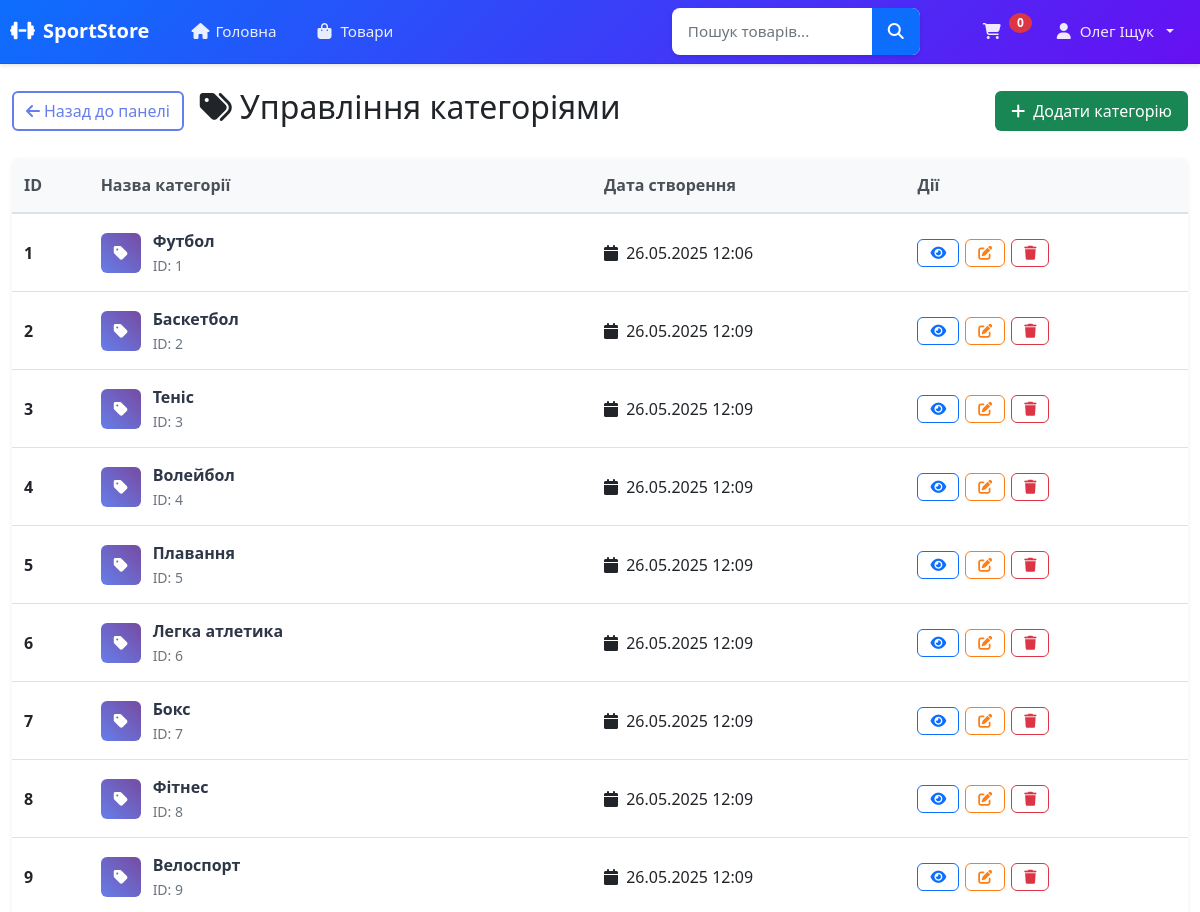
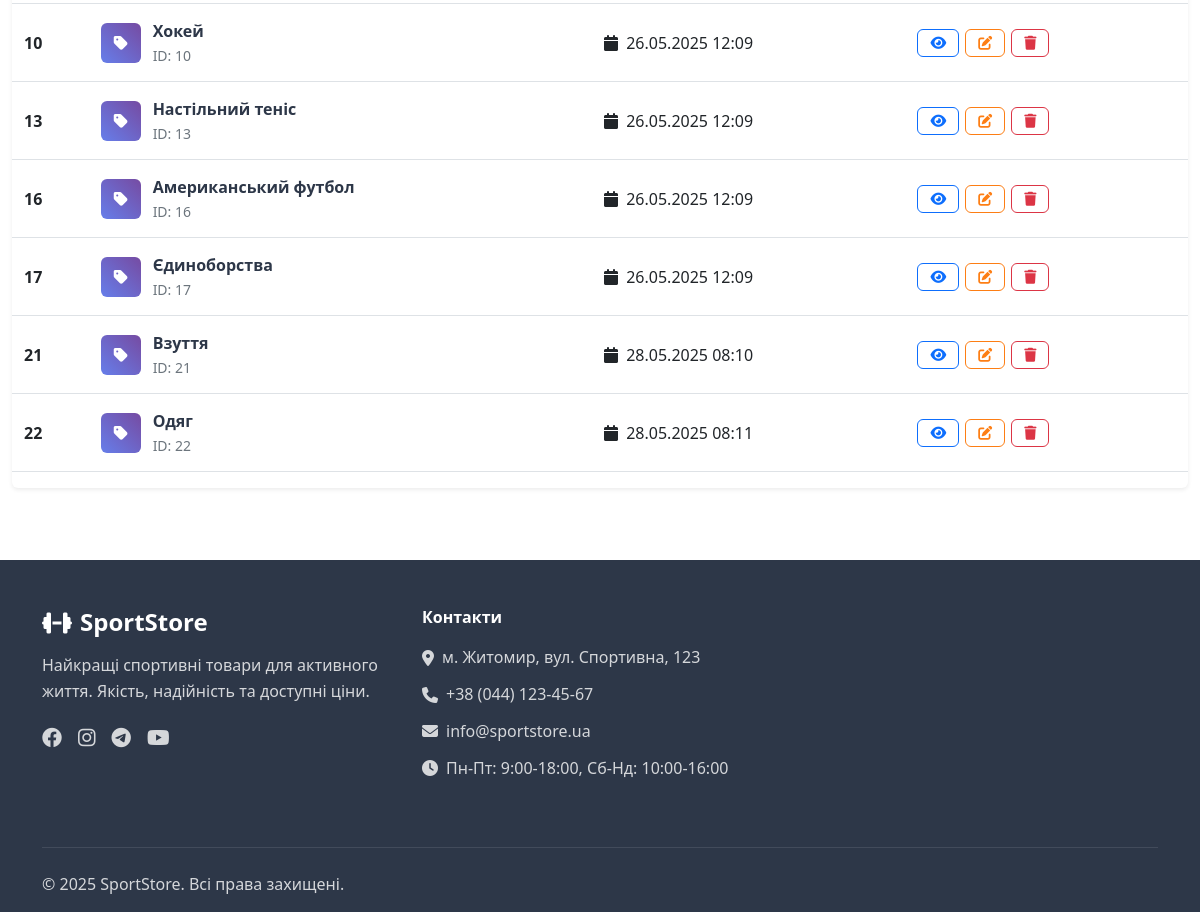
The app's page /admin/categories (signed in) with its own data (2 pictures, top to bottom).
### tables this page shows
CREATE TABLE IF NOT EXISTS `categories` (
  `id` int NOT NULL AUTO_INCREMENT,
  `name` varchar(191) NOT NULL,
  `created_at` timestamp NULL DEFAULT CURRENT_TIMESTAMP,
  PRIMARY KEY (`id`),
  UNIQUE KEY `name` (`name`)
);

### core/Controller.php (called while the page is built, shortened)
<?php
class Controller {
    protected function view($template, $data = []) {
        extract($data);
        require_once "views/{$template}.php";
        require_once 'views/layouts/main.php';
    }
}
?>

### controllers/AdminCategoryController.php (called while the page is built, shortened)
<?php
class AdminCategoryController extends Controller {
    public function index() {
        $categoryModel = new Category();
        $categories = $categoryModel->getCategoriesWithProductCount();
        $data = [
            'title' => 'Управління категоріями',
            'categories' => $categories,
            'csrf_token' => $this->generateCsrfToken()
        ];
        $this->view('admin/categories/index', $data);
    }
}
?>

### config/helpers.php (called while the page is built, shortened)
<?php
if (!function_exists('url')) {
    function url($path = '')
    {
        $protocol = isset($_SERVER['HTTPS']) && $_SERVER['HTTPS'] === 'on' ? 'https' : 'http';
        $host = $_SERVER['HTTP_HOST'];
        $scriptName = $_SERVER['SCRIPT_NAME'];
        $basePath = dirname($scriptName);
        $baseUrl = $protocol . '://' . $host . ($basePath === '/' ? '' : $basePath);
        return $baseUrl . '/' . ltrim($path, '/');
    }
}

### config/database.php (called while the page is built)
<?php
class Database {
    private static $instance = null;
    private $connection;
    private function __construct() {
        $config = [
            'host' => 'localhost',
            'dbname' => 'sports_store_cms',
            'username' => 'root',
            'password' => '',
            'charset' => 'utf8mb4'
        ];
        try {
            $this->connection = new PDO(
                "mysql:host={$config['host']};dbname={$config['dbname']};charset={$config['charset']}",
                $config['username'],
                $config['password'],
                [PDO::ATTR_ERRMODE => PDO::ERRMODE_EXCEPTION]
            );
        } catch (PDOException $e) {
            die("Database connection failed: " . $e->getMessage());
        }
    }
    public static function getInstance() {
        if (self::$instance === null) {
            self::$instance = new self();
        }
        return self::$instance;
    }
    public function getConnection() {
        return $this->connection;
    }
}
?>

### models/Category.php (called while the page is built, shortened)
<?php
class Category extends Model {
    public function getCategoriesWithProductCount() {
        $sql = "SELECT c.*, COUNT(p.id) as product_count
                FROM categories c
                LEFT JOIN products p ON c.id = p.category_id
                GROUP BY c.id
                ORDER BY c.id ASC";
        return $this->query($sql);
    }
}
?>

### core/Model.php (called while the page is built, shortened)
<?php
class Model {
    protected $db;
    public function __construct() {
        $this->db = Database::getInstance()->getConnection();
    }
    public function query($sql, $params = []) {
        $stmt = $this->db->prepare($sql);
        $stmt->execute($params);
        return $stmt->fetchAll(PDO::FETCH_ASSOC);
    }
}
?>

### views/admin/categories/index.php (the view, shortened to what this page needs)
<div class="container-fluid py-4">
    <div class="categories-header">
        <div class="d-flex align-items-center gap-3">
            <a href="<?= url('admin') ?>" class="btn btn-outline-primary">
                <i class="fas fa-arrow-left me-1"></i>Назад до панелі
            </a>
            <h2><i class="fas fa-tags me-2"></i>Управління категоріями</h2>
        </div>
        <button class="add-category-btn" data-bs-toggle="modal" data-bs-target="#createCategoryModal">
            <i class="fas fa-plus"></i>Додати категорію
        </button>
    </div>
    <div class="categories-table">
        <div class="card-body">
            <?php if (!empty($categories)): ?>
            <div class="table-responsive">
                <table class="table table-hover">
                    <thead>
                        <tr>
                            <th>ID</th>
                            <th>Назва категорії</th>
                            <th>Дата створення</th>
                            <th>Дії</th>
                        </tr>
                    </thead>
                    <tbody>
                        <?php foreach ($categories as $category): ?>
                        <tr>
                            <td><strong><?= $category['id'] ?></strong></td>
                            <td>
                                <div class="category-info">
                                    <div class="category-icon">
                                        <i class="fas fa-tag"></i>
                                    </div>
                                    <div class="category-details">
                                        <div class="category-name"><?= htmlspecialchars($category['name']) ?></div>
                                        <div class="category-id">ID: <?= $category['id'] ?></div>
                                    </div>
                                </div>
                            </td>
                            <td>
                                <div>
                                    <i class="fas fa-calendar me-1"></i>
                                    <?= date('d.m.Y H:i', strtotime($category['created_at'])) ?>
                                </div>
                            </td>
                            <td>
                                <div class="action-buttons">
                                    <button class="action-btn view" onclick="viewCategory(<?= $category['id'] ?>)" title="Переглянути">
                                        <i class="fas fa-eye"></i>
                                    </button>
                                    <button class="action-btn edit" onclick="editCategory(<?= $category['id'] ?>)" title="Редагувати">
                                        <i class="fas fa-edit"></i>
                                    </button>
                                    <button class="action-btn delete" onclick="deleteCategory(<?= $category['id'] ?>)" title="Видалити">
                                        <i class="fas fa-trash"></i>
                                    </button>
                                </div>
                            </td>
                        </tr>
                        <?php endforeach; ?>
                    </tbody>
                </table>
            </div>
            <?php endif; ?>
        </div>
    </div>
</div>

### views/layouts/main.php (style rules this page uses)
body { font-family: 'Segoe UI', Tahoma, Geneva, Verdana, sans-serif; line-height: 1.6; color: #2d3748; margin: 0; padding: 0; }

### views/admin/categories/index.php (style rules this page uses)
.categories-header { display: flex; justify-content: space-between; align-items: center; margin-bottom: 1.5rem; }
.add-category-btn { background-color: #198754; color: white; padding: 0.5rem 1rem; border: none; border-radius: 0.375rem; cursor: pointer; display: inline-flex; align-items: center; gap: 0.5rem; text-decoration: none; transition: all 0.3s; }
.categories-table { background: white; border-radius: 0.375rem; box-shadow: 0 0.125rem 0.25rem rgba(0, 0, 0, 0.075); overflow: hidden; }
.category-info { display: flex; align-items: center; gap: 0.75rem; }
.category-icon { width: 40px; height: 40px; border-radius: 0.375rem; background: linear-gradient(45deg, #667eea, #764ba2); color: white; display: flex; align-items: center; justify-content: center; font-weight: bold; }
.category-details { flex: 1; }
.category-name { font-weight: 600; margin-bottom: 0.25rem; color: #2d3748; }
.category-id { color: #6c757d; font-size: 0.875rem; }
.action-buttons { display: flex; gap: 0.375rem; justify-content: left; }
.action-btn { padding: 0.375rem 0.75rem; border: 1px solid; border-radius: 0.375rem; background: transparent; cursor: pointer; font-size: 0.875rem; transition: all 0.2s; display: inline-flex; align-items: center; gap: 0.25rem; }
.action-btn.view { border-color: #0d6efd; color: #0d6efd; }
.action-btn.edit { border-color: #fd7e14; color: #fd7e14; }
.action-btn.delete { border-color: #dc3545; color: #dc3545; }
.table th { background-color: #f8f9fa; border-bottom: 2px solid #dee2e6; font-weight: 600; color: #495057; padding: 1rem 0.75rem; }
.table td { padding: 1rem 0.75rem; vertical-align: middle; border-bottom: 1px solid #dee2e6; }
.btn-outline-primary { border: 2px solid #667eea; color: #667eea; transition: all 0.3s; text-decoration: none; }

### records on screen
categories: id "1", name "Футбол", created_at "26.05.2025 12:06"
categories: id "2", name "Баскетбол", created_at "26.05.2025 12:09"
categories: id "3", name "Теніс", created_at "26.05.2025 12:09"
categories: id "4", name "Волейбол", created_at "26.05.2025 12:09"
categories: id "5", name "Плавання", created_at "26.05.2025 12:09"
categories: id "6", name "Легка атлетика", created_at "26.05.2025 12:09"
categories: id "7", name "Бокс", created_at "26.05.2025 12:09"
categories: id "8", name "Фітнес", created_at "26.05.2025 12:09"
categories: id "9", name "Велоспорт", created_at "26.05.2025 12:09"
categories: id "10", name "Хокей", created_at "26.05.2025 12:09"
categories: id "13", name "Настільний теніс", created_at "26.05.2025 12:09"
categories: id "16", name "Американський футбол", created_at "26.05.2025 12:09"
categories: id "17", name "Єдиноборства", created_at "26.05.2025 12:09"
categories: id "21", name "Взуття", created_at "28.05.2025 08:10"
categories: id "22", name "Одяг", created_at "28.05.2025 08:11"

### other values on screen
$_SESSION['user_name'] "Олег Іщук"
